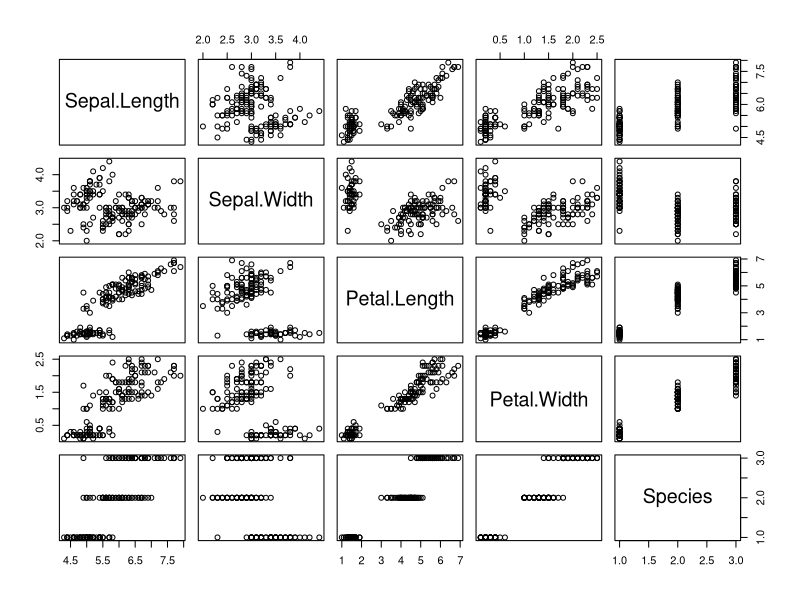
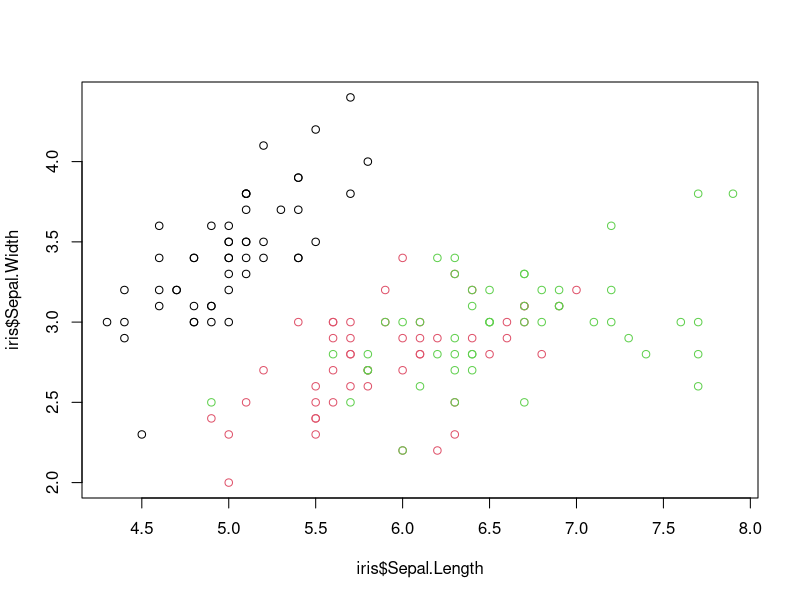
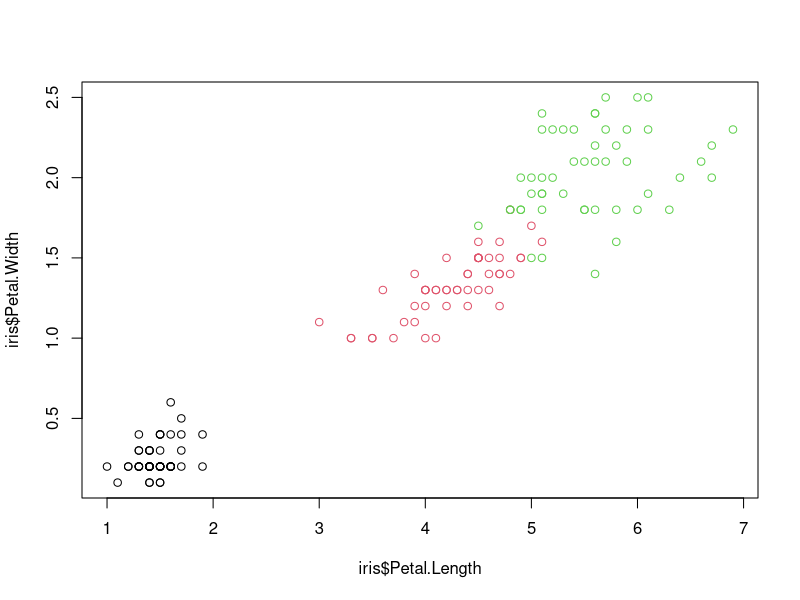
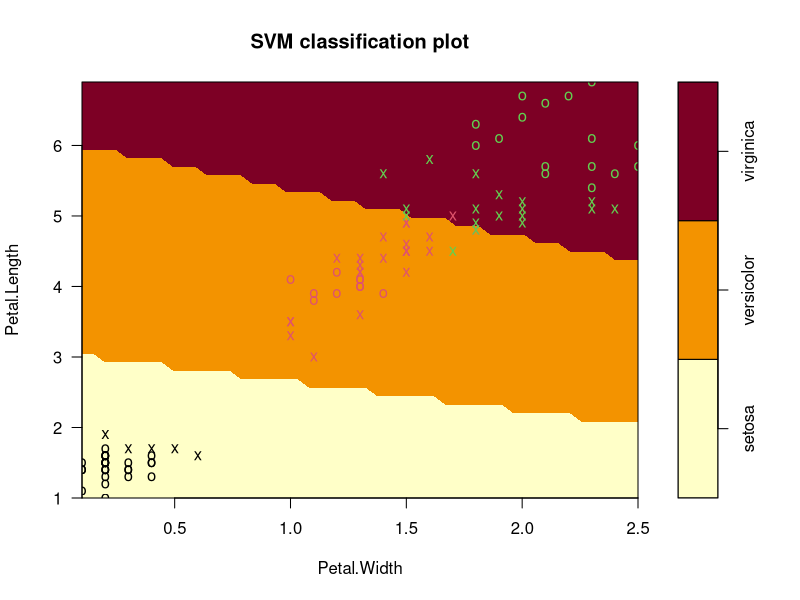
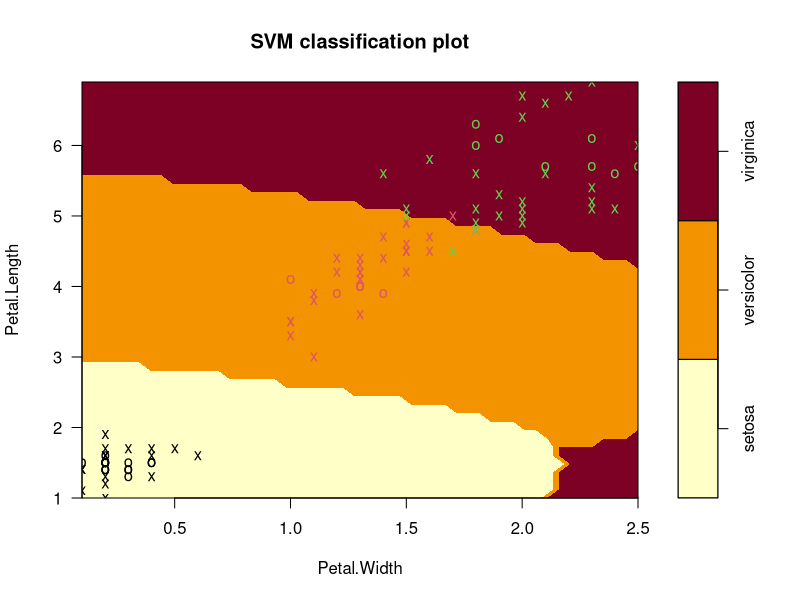
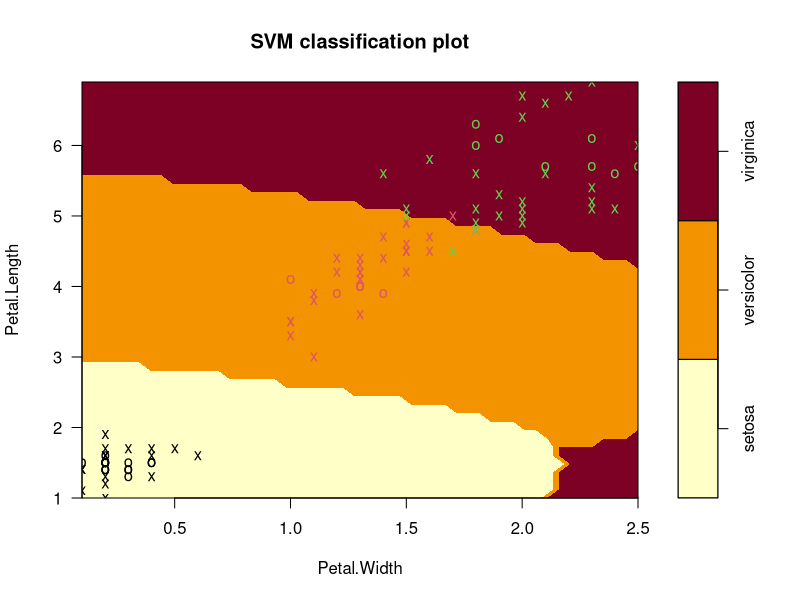

Reproduce these figures in R, in order. (Note: this script raises an error after producing the figures.)
library(e1071)
plot(iris)

plot(iris$Sepal.Length,iris$Sepal.Width,col=iris$Species)
plot(iris$Petal.Length,iris$Petal.Width,col=iris$Species)

s <- sample(150,100)
col <- c("Petal.Length","Petal.Width","Species")
iris_train <-iris[s,col]
iris_test <- iris[-s,col]

#kernal=linear
 
svmfit <- svm(Species~.,data=iris_train,kernel="linear",cost=.1,scale=FALSE)

print(svmfit)
plot(svmfit,iris_train[,col])

#kernal=radical
svmfit <- svm(Species~.,data=iris_train,cost=.1,scale=FALSE)

print(svmfit)
plot(svmfit,iris_train[,col])

#kernal=sigmoid

svmfit <- svm(Species~.,data=iris_train,cost=.1,scale=FALSE)

print(svmfit)
plot(svmfit,iris_train[,col])
tunned <- tune(svm ,Species~., data=iris_train, kernel="linear", range=list(cost=c(0.001,0.01,.1,1,10,100)))

summary(tunned)

#tunning function

tunned <- tune(svm ,Species~., data=iris_train, kernel="Sigmoid", range=list(cost=c(0.001,0.01,.1,1,10,100)))

summary(tunned)

# prediction
p <- predict(svmfit,iris_test[,col],type="class")
plot(p)
table(p,iris_test[,3])
mean(p==iris_test[,3])

#confusion matrix and miscallisfication error

pred <- predict(svmfit,iris)
tab <- table(predicted=pred,Actual=iris$Species)
tab

1-sum(diag(tab))/sum(tab)

#best model is the #kernal=radical has less support vectors and less misclassification error .
svmfit <- svm(Species~.,data=iris_train,cost=.1,scale=FALSE)

print(svmfit)
plot(svmfit,iris_train[,col])


